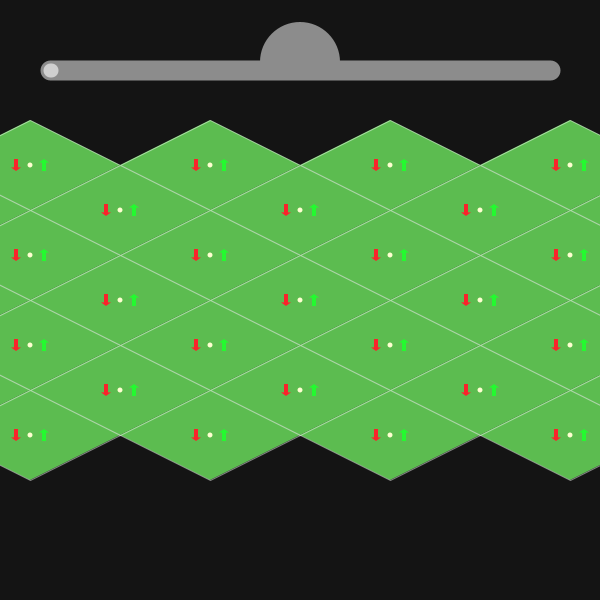
Frame 1 (no input)
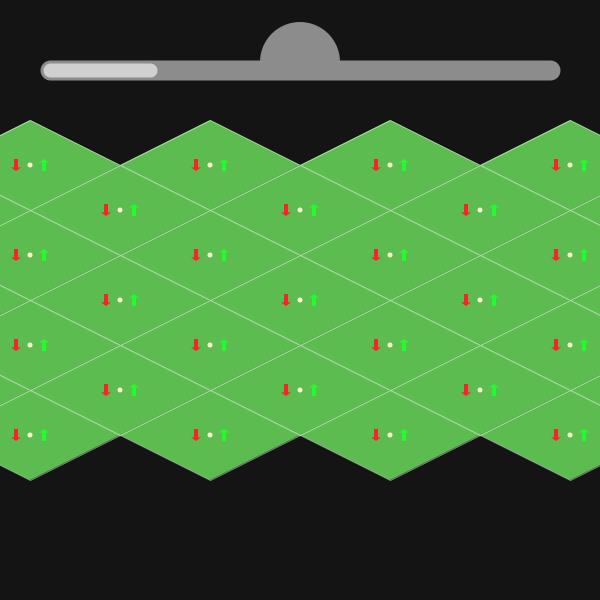
Frame 60 (the mouse pressed at the canvas centre just before this capture)
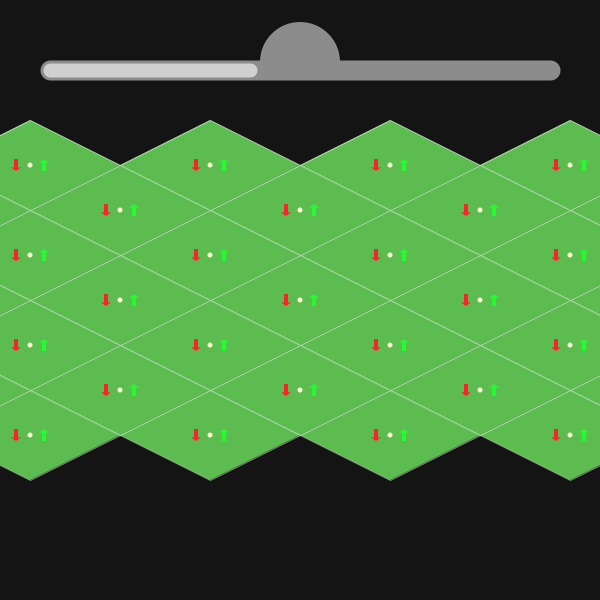
Frame 120 (the mouse held since frame 60 and released just before this capture)

The Processing sketch that drew these frames (run headless with seeded random() and noise(); from frame 60 on, the mouse is pressed at the canvas centre):

// Processing sketch: isoIdle
// ── isoIdle.pde
void setup() {
  size(600, 600);
}

void draw() {
  background(20);
  float sep = 180;
  pushMatrix();
  translate(width/2, height/2);
  float w = sep;
  float h = sep/2;
  int cw = int(width/w)+1;
  int ch = int(height/h)+1;
  for (int j = -ch/2; j <= ch/2; j++) {
    for (int i = -cw/2; i <= cw/2; i++) {
      float x = (i+abs(j%2*0.5)) * w;
      float y = j * h/2;
      stroke(255, 120);
      fill(#5CBC50);
      tile(x, y, w, h);
      noStroke();
      fill(255, 255, 210);
      ellipse(x, y, 5, 5);
      
      fill(#FA232B);
      flechita(x-14, y, 12, 10, PI/2);
      fill(#23FA2F);
      flechita(x+14, y, 12, 10, -PI/2);
    }
  }
  popMatrix();
  
  pushStyle();
  stroke(140);
  strokeWeight(20);
  line(50, 70, width-50, 70);
  strokeWeight(14);
  stroke(255, 150);
  line(50, 70, 50+(width-100)*((frameCount/300.)%1.), 70);
  noStroke();
  fill(140);
  arc(width/2, 62, 80, 80, PI, TWO_PI);
  popStyle();
}

void flechita(float x, float y, float w, float h, float a){
  float a1 = 0.5;
  float a2 = 0.2;
  pushMatrix();
  translate(x, y);
  rotate(a);
  beginShape();
  vertex(-w*a1, -h*a2);
  vertex(-w*a1, +h*a2);
  vertex(+w*a2, +h*a2);
  vertex(+w*a2, +h*a1);
  vertex(+w*a1, 0);
  vertex(+w*a2, -h*a1);
  vertex(+w*a2, -h*a2);
  endShape(CLOSE);
  popMatrix();
}

void tile(float x, float y, float w, float h) {
  beginShape();
  vertex(x-w/2, y);
  vertex(x, y-h/2);
  vertex(x+w/2, y);
  vertex(x, y+h/2);
  endShape(CLOSE);
}
